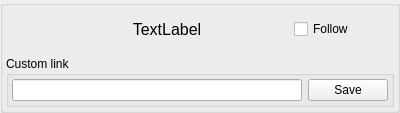
<?xml version="1.0" encoding="UTF-8"?>
<ui version="4.0">
 <class>AnimeWidget</class>
 <widget class="QWidget" name="AnimeWidget">
  <property name="geometry">
   <rect>
    <x>0</x>
    <y>0</y>
    <width>400</width>
    <height>99</height>
   </rect>
  </property>
  <property name="windowTitle">
   <string>AnimeWidget</string>
  </property>
  <layout class="QVBoxLayout" name="verticalLayout">
   <property name="leftMargin">
    <number>0</number>
   </property>
   <property name="topMargin">
    <number>0</number>
   </property>
   <property name="rightMargin">
    <number>0</number>
   </property>
   <property name="bottomMargin">
    <number>0</number>
   </property>
   <item>
    <widget class="QGroupBox" name="groupBox">
     <property name="title">
      <string/>
     </property>
     <layout class="QVBoxLayout" name="verticalLayout_2">
      <property name="leftMargin">
       <number>3</number>
      </property>
      <property name="topMargin">
       <number>3</number>
      </property>
      <property name="rightMargin">
       <number>3</number>
      </property>
      <property name="bottomMargin">
       <number>3</number>
      </property>
      <item>
       <layout class="QHBoxLayout" name="horizontalLayout">
        <item>
         <spacer name="horizontalSpacer">
          <property name="orientation">
           <enum>Qt::Horizontal</enum>
          </property>
          <property name="sizeType">
           <enum>QSizePolicy::Minimum</enum>
          </property>
          <property name="sizeHint" stdset="0">
           <size>
            <width>40</width>
            <height>20</height>
           </size>
          </property>
         </spacer>
        </item>
        <item>
         <widget class="QWidget" name="widget" native="true">
          <property name="sizePolicy">
           <sizepolicy hsizetype="MinimumExpanding" vsizetype="MinimumExpanding">
            <horstretch>0</horstretch>
            <verstretch>0</verstretch>
           </sizepolicy>
          </property>
          <layout class="QHBoxLayout" name="horizontalLayout_4">
           <item>
            <widget class="QLabel" name="animeTitle">
             <property name="sizePolicy">
              <sizepolicy hsizetype="MinimumExpanding" vsizetype="MinimumExpanding">
               <horstretch>0</horstretch>
               <verstretch>0</verstretch>
              </sizepolicy>
             </property>
             <property name="font">
              <font>
               <pointsize>12</pointsize>
              </font>
             </property>
             <property name="text">
              <string>TextLabel</string>
             </property>
             <property name="alignment">
              <set>Qt::AlignCenter</set>
             </property>
             <property name="wordWrap">
              <bool>true</bool>
             </property>
             <property name="openExternalLinks">
              <bool>true</bool>
             </property>
            </widget>
           </item>
          </layout>
         </widget>
        </item>
        <item>
         <widget class="QCheckBox" name="followCheckBox">
          <property name="text">
           <string>Follow</string>
          </property>
         </widget>
        </item>
        <item>
         <spacer name="horizontalSpacer_2">
          <property name="orientation">
           <enum>Qt::Horizontal</enum>
          </property>
          <property name="sizeType">
           <enum>QSizePolicy::Minimum</enum>
          </property>
          <property name="sizeHint" stdset="0">
           <size>
            <width>40</width>
            <height>20</height>
           </size>
          </property>
         </spacer>
        </item>
       </layout>
      </item>
      <item>
       <layout class="QHBoxLayout" name="horizontalLayout_2">
        <item>
         <widget class="QGroupBox" name="groupBox_2">
          <property name="sizePolicy">
           <sizepolicy hsizetype="Preferred" vsizetype="Fixed">
            <horstretch>0</horstretch>
            <verstretch>0</verstretch>
           </sizepolicy>
          </property>
          <property name="title">
           <string>Custom link</string>
          </property>
          <layout class="QHBoxLayout" name="horizontalLayout_3">
           <property name="leftMargin">
            <number>3</number>
           </property>
           <property name="topMargin">
            <number>3</number>
           </property>
           <property name="rightMargin">
            <number>3</number>
           </property>
           <property name="bottomMargin">
            <number>3</number>
           </property>
           <item>
            <widget class="QLineEdit" name="customLinkLineEdit">
             <property name="sizePolicy">
              <sizepolicy hsizetype="Expanding" vsizetype="Minimum">
               <horstretch>0</horstretch>
               <verstretch>0</verstretch>
              </sizepolicy>
             </property>
            </widget>
           </item>
           <item>
            <widget class="QPushButton" name="saveButton">
             <property name="sizePolicy">
              <sizepolicy hsizetype="Minimum" vsizetype="Minimum">
               <horstretch>0</horstretch>
               <verstretch>0</verstretch>
              </sizepolicy>
             </property>
             <property name="text">
              <string>Save</string>
             </property>
            </widget>
           </item>
          </layout>
         </widget>
        </item>
       </layout>
      </item>
     </layout>
    </widget>
   </item>
  </layout>
 </widget>
 <layoutdefault spacing="6" margin="11"/>
 <resources/>
 <connections/>
</ui>
